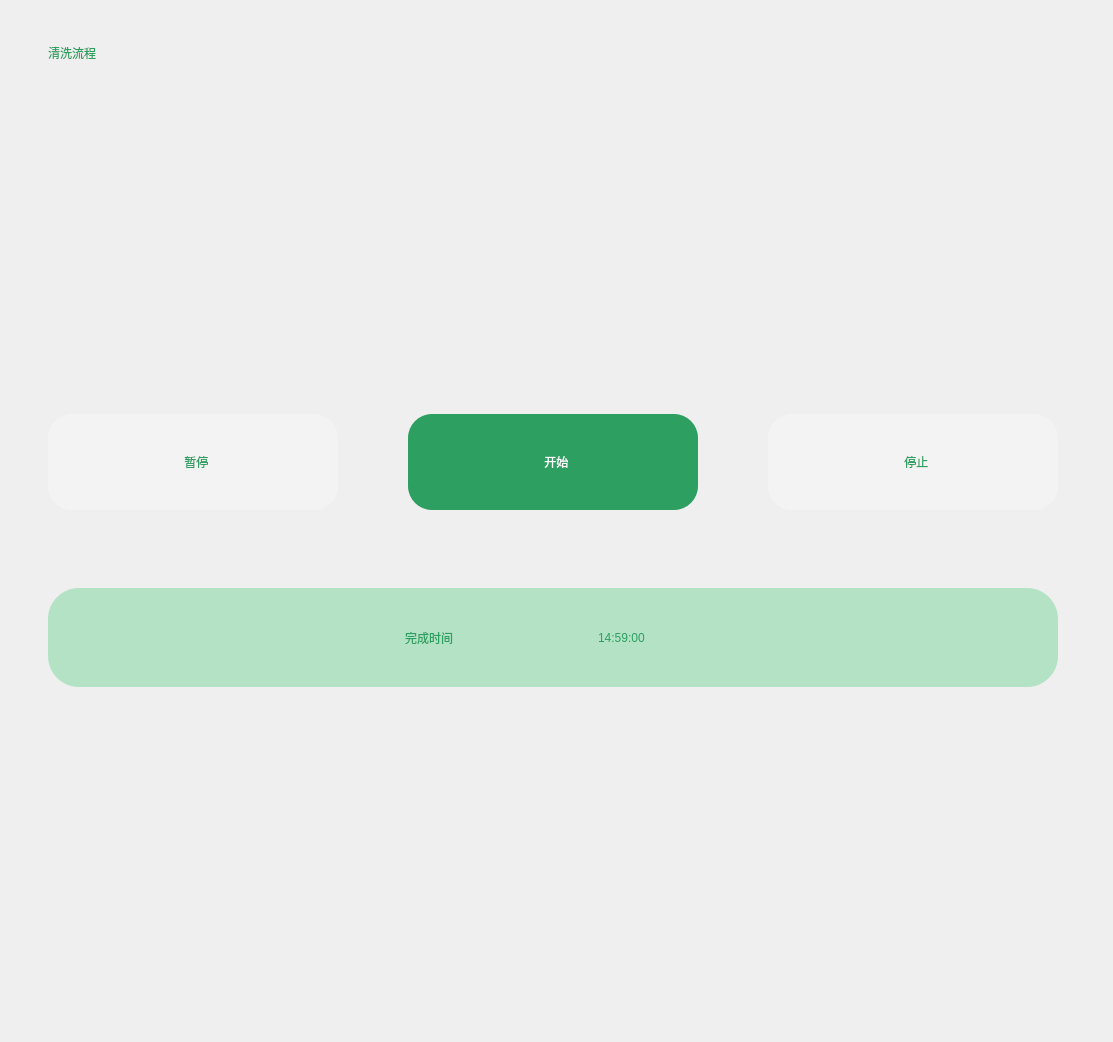
                           <widget class="QWidget" name="widget_57" native="true">
                            <property name="styleSheet">
                             <string notr="true">QWidget#widget_57{
	background-color:white;
	border-radius:30px;
}</string>
                            </property>
                            <layout class="QVBoxLayout" name="verticalLayout_23" stretch="1,50">
                             <property name="spacing">
                              <number>0</number>
                             </property>
                             <property name="leftMargin">
                              <number>48</number>
                             </property>
                             <property name="topMargin">
                              <number>0</number>
                             </property>
                             <property name="rightMargin">
                              <number>55</number>
                             </property>
                             <property name="bottomMargin">
                              <number>0</number>
                             </property>
                             <item>
                              <widget class="QWidget" name="widget_60" native="true">
                               <layout class="QHBoxLayout" name="horizontalLayout_64">
                                <property name="spacing">
                                 <number>0</number>
                                </property>
                                <property name="leftMargin">
                                 <number>0</number>
                                </property>
                                <property name="topMargin">
                                 <number>44</number>
                                </property>
                                <property name="rightMargin">
                                 <number>0</number>
                                </property>
                                <property name="bottomMargin">
                                 <number>0</number>
                                </property>
                                <item>
                                 <widget class="QLabel" name="label_16">
                                  <property name="styleSheet">
                                   <string notr="true">color:rgb(44, 159, 97);</string>
                                  </property>
                                  <property name="text">
                                   <string>清洗流程</string>
                                  </property>
                                 </widget>
                                </item>
                               </layout>
                              </widget>
                             </item>
                             <item>
                              <widget class="QWidget" name="widget_61" native="true">
                               <layout class="QVBoxLayout" name="verticalLayout_24" stretch="1,1,10">
                                <property name="spacing">
                                 <number>0</number>
                                </property>
                                <property name="leftMargin">
                                 <number>0</number>
                                </property>
                                <property name="topMargin">
                                 <number>0</number>
                                </property>
                                <property name="rightMargin">
                                 <number>0</number>
                                </property>
                                <property name="bottomMargin">
                                 <number>0</number>
                                </property>
                                <item>
                                 <widget class="QWidget" name="clean_load_widget" native="true">
                                  <property name="minimumSize">
                                   <size>
                                    <width>0</width>
                                    <height>286</height>
                                   </size>
                                  </property>
                                  <property name="maximumSize">
                                   <size>
                                    <width>16777215</width>
                                    <height>286</height>
                                   </size>
                                  </property>
                                 </widget>
                                </item>
                                <item>
                                 <widget class="QWidget" name="widget_63" native="true">
                                  <property name="styleSheet">
                                   <string notr="true"/>
                                  </property>
                                  <layout class="QHBoxLayout" name="horizontalLayout_65">
                                   <property name="spacing">
                                    <number>70</number>
                                   </property>
                                   <property name="leftMargin">
                                    <number>0</number>
                                   </property>
                                   <property name="topMargin">
                                    <number>66</number>
                                   </property>
                                   <property name="rightMargin">
                                    <number>0</number>
                                   </property>
                                   <property name="bottomMargin">
                                    <number>78</number>
                                   </property>
                                   <item>
                                    <widget class="QPushButton" name="clean_pause">
                                     <property name="minimumSize">
                                      <size>
                                       <width>290</width>
                                       <height>96</height>
                                      </size>
                                     </property>
                                     <property name="maximumSize">
                                      <size>
                                       <width>290</width>
                                       <height>96</height>
                                      </size>
                                     </property>
                                     <property name="toolTipDuration">
                                      <number>-1</number>
                                     </property>
                                     <property name="layoutDirection">
                                      <enum>Qt::LeftToRight</enum>
                                     </property>
                                     <property name="styleSheet">
                                      <string notr="true">QPushButton#clean_pause{
	background-color:rgba(243, 243, 243, 1);
	color:rgb(44, 159, 97);
	border-radius:24px;
}
QPushButton#clean_pause:hover{
	background-color:rgb(44, 159, 97, 0.7);
	color:rgba(255,255,255,200);
	color:white;
	border-radius:24px;
}
QPushButton#clean_pause:pressed{
	padding-left:5px;
	padding-top:5px;
	background-color:rgb(44, 159, 97);
	color:white;
	border-radius:24px;
}
QPushButton#clean_pause:checked {
    background-color:rgb(44, 159, 97);
	color:white;
	border-radius:24px;
}</string>
                                     </property>
                                     <property name="text">
                                      <string>  暂停</string>
                                     </property>
                                     <property name="icon">
                                      <iconset resource="../drawable/drawable.qrc">
                                       <normaloff>:/icon/icon_clean_pause.png</normaloff>:/icon/icon_clean_pause.png</iconset>
                                     </property>
                                     <property name="iconSize">
                                      <size>
                                       <width>40</width>
                                       <height>40</height>
                                      </size>
                                     </property>
                                     <property name="checkable">
                                      <bool>true</bool>
                                     </property>
                                     <property name="autoRepeatDelay">
                                      <number>300</number>
                                     </property>
                                     <property name="autoRepeatInterval">
                                      <number>100</number>
                                     </property>
                                    </widget>
                                   </item>
                                   <item>
                                    <widget class="QPushButton" name="clean_begin">
                                     <property name="minimumSize">
                                      <size>
                                       <width>290</width>
                                       <height>96</height>
                                      </size>
                                     </property>
                                     <property name="maximumSize">
                                      <size>
                                       <width>290</width>
                                       <height>96</height>
                                      </size>
                                     </property>
                                     <property name="styleSheet">
                                      <string notr="true">QPushButton#clean_begin{
	background-color:rgba(243, 243, 243, 1);
	color:rgb(44, 159, 97);
	border-radius:24px;
}
QPushButton#clean_begin:hover{
	background-color:rgb(44, 159, 97, 0.7);
	color:rgba(255,255,255,200);
	color:white;
	border-radius:24px;
}
QPushButton#clean_begin:pressed{
	padding-left:5px;
	padding-top:5px;
	background-color:rgb(44, 159, 97);
	color:white;
	border-radius:24px;
}
QPushButton#clean_begin:checked {
    background-color:rgb(44, 159, 97);
	color:white;
	border-radius:24px;
}</string>
                                     </property>
                                     <property name="text">
                                      <string>  开始</string>
                                     </property>
                                     <property name="icon">
                                      <iconset resource="../drawable/drawable.qrc">
                                       <normaloff>:/icon/icon_clean_begin.png</normaloff>:/icon/icon_clean_begin.png</iconset>
                                     </property>
                                     <property name="iconSize">
                                      <size>
                                       <width>40</width>
                                       <height>40</height>
                                      </size>
                                     </property>
                                     <property name="checkable">
                                      <bool>true</bool>
                                     </property>
                                     <property name="checked">
                                      <bool>true</bool>
                                     </property>
                                    </widget>
                                   </item>
                                   <item>
                                    <widget class="QPushButton" name="clean_stop">
                                     <property name="minimumSize">
                                      <size>
                                       <width>290</width>
                                       <height>96</height>
                                      </size>
                                     </property>
                                     <property name="maximumSize">
                                      <size>
                                       <width>290</width>
                                       <height>96</height>
                                      </size>
                                     </property>
                                     <property name="styleSheet">
                                      <string notr="true">QPushButton#clean_stop{
	background-color:rgba(243, 243, 243, 1);
	color:rgb(44, 159, 97);
	border-radius:24px;
}
QPushButton#clean_stop:hover{
	background-color:rgb(44, 159, 97, 0.7);
	color:rgba(255,255,255,200);
	color:white;
	border-radius:24px;
}
QPushButton#clean_stop:pressed{
	padding-left:5px;
	padding-top:5px;
	background-color:rgb(44, 159, 97);
	color:white;
	border-radius:24px;
}</string>
                                     </property>
                                     <property name="text">
                                      <string>  停止</string>
                                     </property>
                                     <property name="icon">
                                      <iconset resource="../drawable/drawable.qrc">
                                       <normaloff>:/icon/icon_clean_stop.png</normaloff>:/icon/icon_clean_stop.png</iconset>
                                     </property>
                                     <property name="iconSize">
                                      <size>
                                       <width>40</width>
                                       <height>40</height>
                                      </size>
                                     </property>
                                    </widget>
                                   </item>
                                  </layout>
                                 </widget>
                                </item>
                                <item>
                                 <widget class="QWidget" name="widget_64" native="true">
                                  <layout class="QVBoxLayout" name="verticalLayout_25">
                                   <property name="spacing">
                                    <number>0</number>
                                   </property>
                                   <property name="leftMargin">
                                    <number>0</number>
                                   </property>
                                   <property name="topMargin">
                                    <number>0</number>
                                   </property>
                                   <property name="rightMargin">
                                    <number>0</number>
                                   </property>
                                   <property name="bottomMargin">
                                    <number>0</number>
                                   </property>
                                   <item>
                                    <widget class="QWidget" name="widget_62" native="true">
                                     <property name="minimumSize">
                                      <size>
                                       <width>0</width>
                                       <height>99</height>
                                      </size>
                                     </property>
                                     <property name="maximumSize">
                                      <size>
                                       <width>16777215</width>
                                       <height>99</height>
                                      </size>
                                     </property>
                                     <property name="styleSheet">
                                      <string notr="true">QWidget#widget_62{
	background-color:rgba(179, 226, 197, 1);
	border-radius:31px;

}</string>
                                     </property>
                                     <layout class="QHBoxLayout" name="horizontalLayout_66">
                                      <property name="spacing">
                                       <number>20</number>
                                      </property>
                                      <property name="leftMargin">
                                       <number>287</number>
                                      </property>
                                      <property name="topMargin">
                                       <number>0</number>
                                      </property>
                                      <property name="rightMargin">
                                       <number>287</number>
                                      </property>
                                      <property name="bottomMargin">
                                       <number>0</number>
                                      </property>
                                      <item>
                                       <widget class="QLabel" name="label_18">
                                        <property name="minimumSize">
                                         <size>
                                          <width>50</width>
                                          <height>50</height>
                                         </size>
                                        </property>
                                        <property name="maximumSize">
                                         <size>
                                          <width>50</width>
                                          <height>50</height>
                                         </size>
                                        </property>
                                        <property name="styleSheet">
                                         <string notr="true">border-image: url(:/icon/icon_conduit_card_clock_green.png);</string>
                                        </property>
                                        <property name="text">
                                         <string/>
                                        </property>
                                       </widget>
                                      </item>
                                      <item>
                                       <widget class="QLabel" name="label_19">
                                        <property name="styleSheet">
                                         <string notr="true">color:rgb(44, 159, 97);</string>
                                        </property>
                                        <property name="text">
                                         <string>完成时间</string>
                                        </property>
                                       </widget>
                                      </item>
                                      <item>
                                       <widget class="QLabel" name="clean_complete_date">
                                        <property name="styleSheet">
                                         <string notr="true">color:rgb(44, 159, 97);</string>
                                        </property>
                                        <property name="text">
                                         <string>14:59:00</string>
                                        </property>
                                       </widget>
                                      </item>
                                     </layout>
                                    </widget>
                                   </item>
                                   <item>
                                    <spacer name="verticalSpacer_3">
                                     <property name="orientation">
                                      <enum>Qt::Vertical</enum>
                                     </property>
                                     <property name="sizeHint" stdset="0">
                                      <size>
                                       <width>20</width>
                                       <height>355</height>
                                      </size>
                                     </property>
                                    </spacer>
                                   </item>
                                  </layout>
                                 </widget>
                                </item>
                               </layout>
                              </widget>
                             </item>
                            </layout>
                           </widget>
